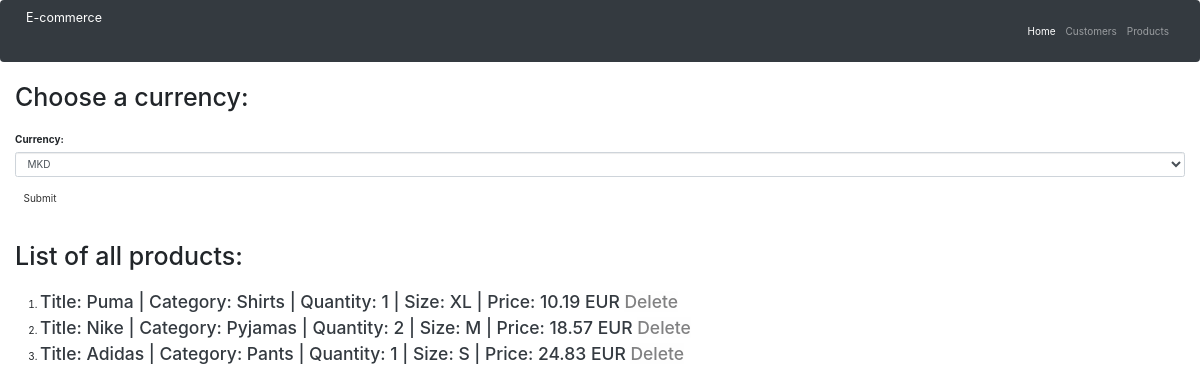
/products, run on an earlier commit of the app's database.
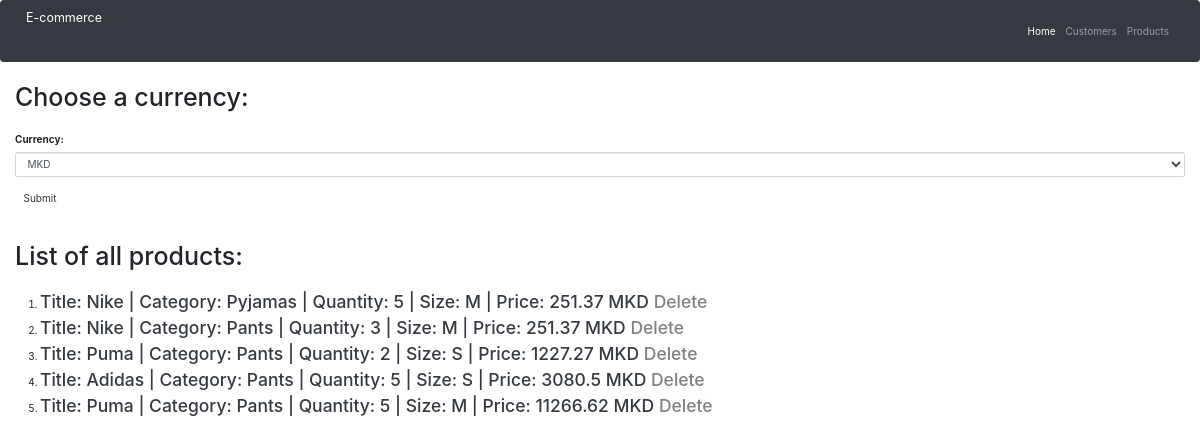
And on a later commit of the database.
### main.py (models this page shows)
class Product(db.Model):
    id = db.Column(db.Integer, primary_key=True)
    title=db.Column(db.String(250), nullable=False, unique=False)
    category = db.Column(db.String(250), nullable=False, unique=False)
    quantity = db.Column(db.Integer, nullable=False, unique = False)
    size = db.Column(db.String, nullable=False, unique=False)
    price = db.Column(db.Float, nullable=False, unique=False)
    currency = db.Column(db.String(5), nullable=False, unique=False)

### main.py (the view, shortened to what this page needs)
@app.route("/products", methods=["GET","POST"])
def products():
    form = Currency_form()
    all_products = db.session.query(Product).order_by(Product.price).all()
    print(all_products)
    db.session.commit()
    return render_template('products.html', all_products=all_products, form=form)

### main.py
class Currency_form(FlaskForm):
    currency = SelectField('Currency:', choices=['MKD', 'USD', 'EUR'])
    submit = SubmitField('Submit', validators=[DataRequired()])

### templates/products.html (shortened to what this page needs)
{% extends 'bootstrap/base.html' %}
{% import "bootstrap/wtf.html" as wtf %}
{% block styles %}
  {{ super() }}
  <link rel="stylesheet" href="https://cdn.jsdelivr.net/npm/bootstrap@4.0.0/dist/css/bootstrap.min.css">
{% endblock %}
{% block content %}
    <nav class="navbar navbar-expand-lg navbar-dark bg-dark">
        <a class="navbar-brand" href="{{url_for('home')}}">E-commerce</a>
        <div class="collapse navbar-collapse" id="navbarNavAltMarkup">
            <div class="navbar-nav ml-auto">
                <a class="nav-item nav-link active" href="{{ url_for('home') }}">Home <span class="sr-only">(current)</span></a>
                <a class="nav-item nav-link" href="{{ url_for('customers') }}">Customers</a>
                <a class="nav-item nav-link" href="{{ url_for('products') }}">Products</a>
            </div>
        </div>
    </nav>
<div class="content">
    <div class="container-fluid">
        <h1>Choose a currency:</h1><br>
        {{ wtf.quick_form(form, novalidate=True) }}
    </div>
</div>
<br>
<br>
<div class="container-fluid">
    <h1>List of all products:</h1><br>
</div>
    {% if not all_products %}
        <p>The database is empty</p>
    {% else %}
        <ol>
            {% for product in all_products %}
                <li>
                    <h3 class="text-dark">
                        Title: {{product['title']}}  |  Category: {{product['category']}}  |
                        Quantity: {{product['quantity']}}  |  Size: {{product['size']}}  |
                        Price: {{product['price']}} {{product['currency']}}
                    <a class="alert-light" href="{{ url_for('delete_product', id=product.id) }}"> Delete</a>
                    </h3>
                </li>
            {% endfor %}
        </ol>
    {% endif %}
{% endblock %}

What changed in the data, as far as the page shows it:
removed Product: title "Puma", category "Shirts", quantity "1", size "XL", price "10.19", currency "EUR"
removed Product: title "Nike", category "Pyjamas", quantity "2", size "M", price "18.57", currency "EUR"
added Product: title "Nike", category "Pyjamas", quantity "5", size "M", price "251.37", currency "MKD"
added Product: title "Nike", category "Pants", quantity "3", size "M", price "251.37", currency "MKD"
added Product: title "Puma", category "Pants", quantity "2", size "S", price "1227.27", currency "MKD"
changed Product "Adidas": quantity "1" → "5"; price "24.83" → "3080.5"; currency "EUR" → "MKD"
added Product: title "Puma", category "Pants", quantity "5", size "M", price "11266.62", currency "MKD"
